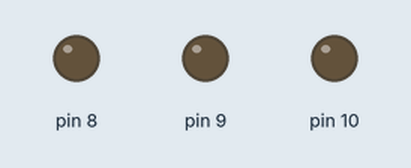
A sketch run on a simulated Arduino Uno, built with avr-gcc and run on an emulated ATmega328P. Shown: output pins drawn as LEDs (lit = HIGH).

Above: at 0.2 s.
At 1.0 s:
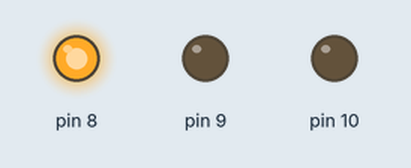
At 2.0 s:
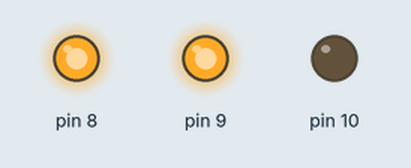
At 2.7 s:
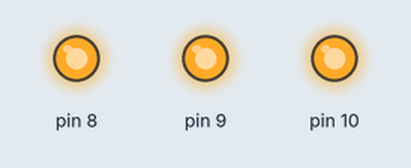
At 4.2 s:
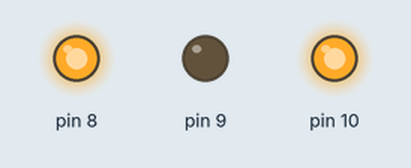
At 6.2 s:
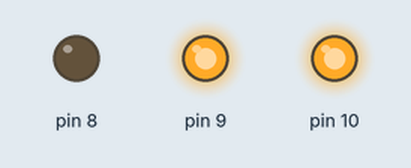
Timing chart, 0 to 6.9 s (numbered marks = the images above):
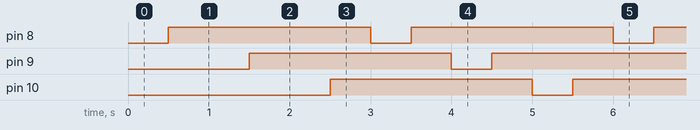

The sketch:

stage4a.ino
```cpp
void setup() {

  for(int pin = 8; pin <11; pin = pin +1)
  {
  pinMode(pin, OUTPUT);
  }
}

// the loop routine runs over and over again forever:
void loop() {

  for(int pin = 8; pin <11; pin = pin +1)
  {

  digitalWrite(pin, LOW);    // turn the LED off by making the voltage LOW
  delay(500);               // wait for a second
  digitalWrite(pin, HIGH);   // turn the LED on (HIGH is the voltage level)
  delay(500);               // wait for 500milli seconds (1 second)

}
}
```

Measured:
- by itself, pin 8–10: alternates HIGH for 2.5 s and LOW for 0.50 s
